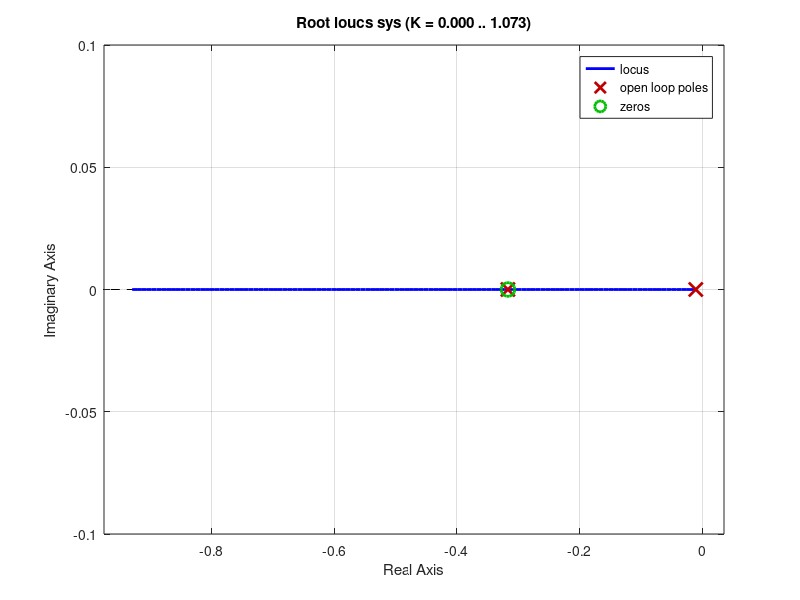

MATLAB code to generate this figure:
sys = tf([0 0.8555 0.271],[1 0.3276 0.003408]);
rlocus(sys);

b = [0 0.8555 0.271];
a = [1 0.3276 0.003408];
[A,B,C,D] = tf2ss(b,a);

ctrb(A,B)
rank(ctrb(A,B))

obsv(A,C)
rank(obsv(A,C))